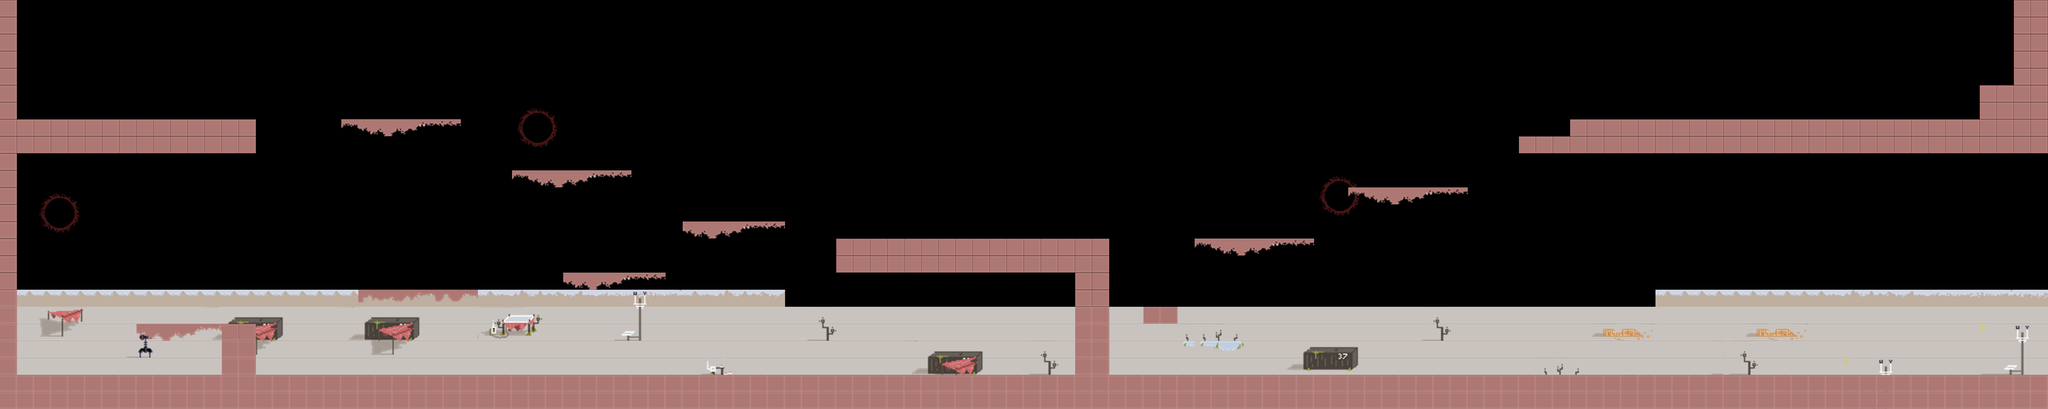

Tiled map render using the project's own tile images. Description and the map definition, with tile-layer contents summarised, below:
An orthogonal 120x24 tile map with 32x32 px tiles, 3 tile layers (Base, Scence, Ground) and 32 objects (22x Coin, 4x DroidZapper, 4x BarrerKnight, 2x BonFire).

<map version="1.10" tiledversion="1.10.2" orientation="orthogonal" renderorder="right-down" width="120" height="24" tilewidth="32" tileheight="32" infinite="0" nextlayerid="12" nextobjectid="54">
 <tileset firstgid="1" name="Desert" tilewidth="32" tileheight="32" tilecount="256" columns="16">
  <image source="assets/Tileset1.png" width="512" height="512" />
 </tileset>
 <layer id="1" name="Base" width="120" height="24">
  <data>[2880 cells, 789 non-empty, 30 distinct tile ids]</data>
 </layer>
 <layer id="4" name="Scence" width="120" height="24">
  <data>[2880 cells, 168 non-empty, 79 distinct tile ids]</data>
 </layer>
 <layer id="6" name="Ground" width="120" height="24">
  <data>[2880 cells, 471 non-empty, 14 distinct tile ids]</data>
 </layer>
 <objectgroup id="8" name="Enemy">
  <object id="1" name="DroidZapper" x="1546" y="590" />
  <object id="2" name="BarrerKnight" x="1034" y="586" />
  <object id="4" name="BarrerKnight" x="123.455" y="562.545" />
  <object id="12" name="DroidZapper" x="115.152" y="133.333" />
  <object id="15" name="DroidZapper" x="3471.03" y="103.03" />
  <object id="17" name="BarrerKnight" x="2584.85" y="551.515" />
  <object id="23" name="BarrerKnight" x="2964" y="532" />
  <object id="24" name="DroidZapper" x="3160" y="528" />
 </objectgroup>
 <objectgroup id="11" name="InteractItem">
  <object id="25" name="BonFire" x="1772.48" y="400.485" width="40" height="46.6667" />
  <object id="26" name="BonFire" x="436" y="176.667" width="40" height="46.6667" />
  <object id="31" name="Coin" x="665.333" y="186.667" width="16" height="16" />
  <object id="33" name="Coin" x="748" y="185.333" width="16" height="16" />
  <object id="34" name="Coin" x="986.667" y="282.667" width="16" height="16" />
  <object id="35" name="Coin" x="1081.33" y="282.667" width="16" height="16" />
  <object id="36" name="Coin" x="1312" y="372" width="16" height="16" />
  <object id="37" name="Coin" x="1400" y="376" width="16" height="16" />
  <object id="38" name="Coin" x="1657.33" y="641.333" width="16" height="16" />
  <object id="39" name="Coin" x="1806.67" y="632" width="16" height="16" />
  <object id="40" name="Coin" x="1933.33" y="640" width="16" height="16" />
  <object id="41" name="Coin" x="2165.33" y="532" width="16" height="16" />
  <object id="42" name="Coin" x="2281.33" y="397.333" width="16" height="16" />
  <object id="43" name="Coin" x="2401.33" y="394.667" width="16" height="16" />
  <object id="44" name="Coin" x="2572" y="302.667" width="16" height="16" />
  <object id="45" name="Coin" x="2674.67" y="297.333" width="16" height="16" />
  <object id="46" name="Coin" x="3026.67" y="172" width="16" height="16" />
  <object id="47" name="Coin" x="3141.33" y="172" width="16" height="16" />
  <object id="48" name="Coin" x="3248" y="174.667" width="16" height="16" />
  <object id="49" name="Coin" x="3354.67" y="176" width="16" height="16" />
  <object id="50" name="Coin" x="3457.33" y="178.667" width="16" height="16" />
  <object id="51" name="Coin" x="3572" y="178.667" width="16" height="16" />
  <object id="52" name="Coin" x="3642.67" y="174.667" width="16" height="16" />
  <object id="53" name="Coin" x="3729.33" y="80" width="16" height="16" />
 </objectgroup>
</map>